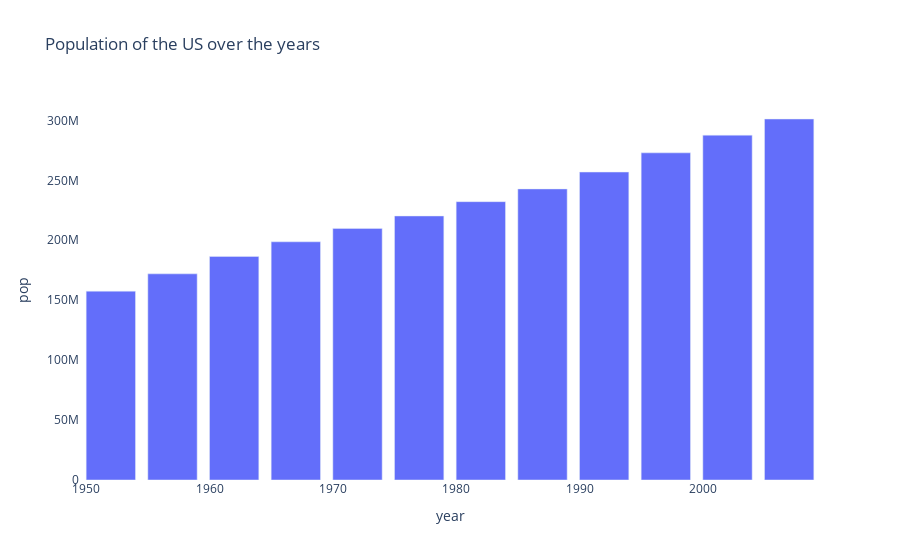

The cell this chart's notebook holds for it:
### Markdown cell above
## Title customization

We can see that Plotly auto-labels our chart with the column names of our data frame but there is no title by default.

How would we need to modify our initial Plotly Express call to add a title?

### Code cell
# adding the title parameter to our initial chart
fig = px.bar(df_us, x = 'year', y = 'pop',
              title = 'Population of the US over the years')

fig.update_layout(plot_bgcolor = 'white')

fig.show()

### Figure 1 — Plotly figure (JSON) as saved in the notebook; plotly's stock layout.template omitted (floating-point values rounded to 4 significant figures)
{"data": [{"alignmentgroup": "True", "hovertemplate": "year=%{x}<br>pop=%{y}<extra></extra>", "legendgroup": "", "marker": {"color": "#636efa", "pattern": {"shape": ""}}, "name": "", "offsetgroup": "", "orientation": "v", "showlegend": false, "textposition": "auto", "type": "bar", "x": [1952, 1957, 1962, 1967, 1972, 1977, 1982, 1987, 1992, 1997, 2002, 2007], "xaxis": "x", "y": [157553000, 171984000, 186538000, 198712000, 209896000, 220239000, 232187835, 242803533, 256894189, 272911760, 287675526, 301139947], "yaxis": "y"}], "layout": {"autosize": true, "barmode": "relative", "legend": {"tracegroupgap": 0}, "plot_bgcolor": "white", "title": {"text": "Population of the US over the years"}, "xaxis": {"anchor": "y", "autorange": true, "domain": [0, 1], "range": [1950.0, 2010.0], "title": {"text": "year"}, "type": "linear"}, "yaxis": {"anchor": "x", "autorange": true, "domain": [0, 1], "range": [0, 317000000.0], "title": {"text": "pop"}, "type": "linear"}}}
